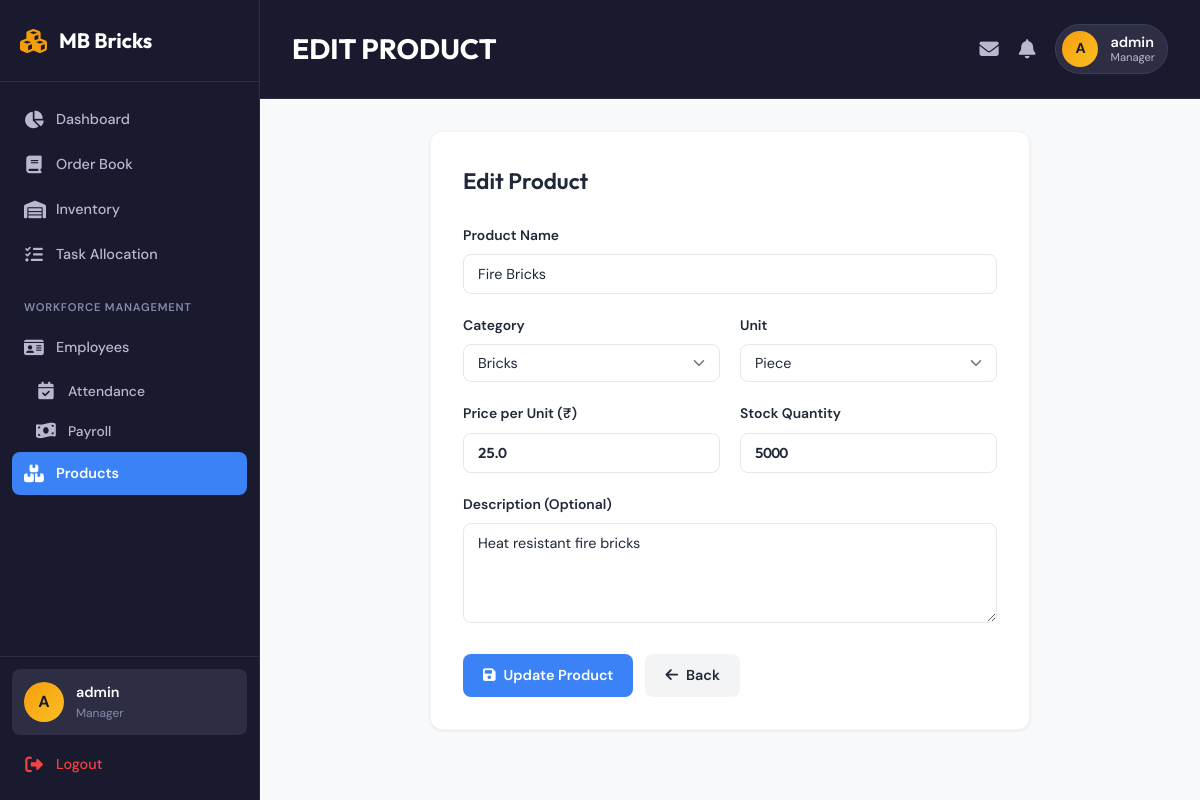
The app's page /products/edit/5 (signed in) with its own data.
### tables this page shows
CREATE TABLE products (
            id INTEGER PRIMARY KEY AUTOINCREMENT,
            name TEXT NOT NULL,
            category TEXT NOT NULL,
            price_per_unit REAL NOT NULL,
            unit TEXT DEFAULT 'piece',
            stock_quantity INTEGER DEFAULT 0,
            description TEXT,
            created_at TIMESTAMP DEFAULT CURRENT_TIMESTAMP
        );

### app.py (the view, shortened to what this page needs)
@app.route('/products/edit/<int:id>', methods=['GET', 'POST'])
@login_required
@role_required('Manager')
def edit_product(id):
    db = get_db()
    product = db.execute('SELECT * FROM products WHERE id = ?', (id,)).fetchone()
    if not product:
        flash('Product not found', 'danger')
        return redirect(url_for('products'))
    return render_template('product_form.html', product=product)

### app.py (called while the page is built)
def login_required(f):
    @wraps(f)
    def decorated_function(*args, **kwargs):
        if 'user_id' not in session:
            flash('Please login to access this page.', 'warning')
            return redirect(url_for('login'))
        return f(*args, **kwargs)
    return decorated_function

def role_required(*roles):
    def decorator(f):
        @wraps(f)
        def decorated_function(*args, **kwargs):
            if 'user_role' not in session:
                flash('Please login to access this page.', 'warning')
                return redirect(url_for('login'))
            if session['user_role'] not in roles:
                flash('You do not have permission to access this page.', 'danger')
                return redirect(url_for('dashboard'))
            return f(*args, **kwargs)
        return decorated_function
    return decorator

def convert_datetime(val):
    return datetime.fromisoformat(val.decode())

def get_db():
    if 'db' not in g:
        g.db = sqlite3.connect(DATABASE, detect_types=sqlite3.PARSE_DECLTYPES | sqlite3.PARSE_COLNAMES)
        g.db.row_factory = sqlite3.Row
    return g.db

### templates/product_form.html (shortened to what this page needs)
{% extends 'base.html' %}
{% block header %}{% if product %}EDIT PRODUCT{% else %}ADD PRODUCT{% endif %}{% endblock %}
{% block content %}
<div class="form-card">
    <h2>{% if product %}Edit Product{% else %}Add New Product{% endif %}</h2>
    <form method="POST">
        <div class="form-group">
            <label for="name">Product Name</label>
            <input type="text" id="name" name="name" class="form-control"
                   value="{{ product.name if product else '' }}" required
                   placeholder="Enter product name">
        </div>
        <div class="form-row">
            <div class="form-group">
                <label for="category">Category</label>
                <select id="category" name="category" class="form-control" required>
                    <option value="Bricks" {% if product and product.category == 'Bricks' %}selected{% endif %}>Bricks</option>
                </select>
            </div>
            <div class="form-group">
                <label for="unit">Unit</label>
                <select id="unit" name="unit" class="form-control" required>
                    <option value="piece" {% if product and product.unit == 'piece' %}selected{% endif %}>Piece</option>
                </select>
            </div>
        </div>
        <div class="form-row">
            <div class="form-group">
                <label for="price">Price per Unit (₹)</label>
                <input type="number" id="price" name="price" class="form-control" step="0.01" min="0"
                       value="{{ product.price_per_unit if product else '' }}" required
                       placeholder="0.00">
            </div>
            <div class="form-group">
                <label for="stock">Stock Quantity</label>
                <input type="number" id="stock" name="stock" class="form-control" min="0"
                       value="{{ product.stock_quantity if product else 0 }}" required
                       placeholder="0">
            </div>
        </div>
        <div class="form-group">
            <label for="description">Description (Optional)</label>
            <textarea id="description" name="description" class="form-control"
                      placeholder="Enter product description">{{ product.description if product else '' }}</textarea>
        </div>
        <div class="d-flex gap-1 mt-2">
            <button type="submit" class="btn btn-primary">
                <i class="fas fa-save"></i> {% if product %}Update{% else %}Add{% endif %} Product
            </button>
            <a href="{{ url_for('products') }}" class="btn btn-secondary">
                <i class="fas fa-arrow-left"></i> Back
            </a>
        </div>
    </form>
</div>
{% endblock %}

### static/css/style.css (style rules this page uses)
:root { --primary: #3b82f6; --primary-dark: #2563eb; --primary-light: #60a5fa; --primary-subtle: #dbeafe; --bg-primary: #f8f9fb; --bg-secondary: #f3f4f6; --bg-white: #ffffff; --bg-card: #ffffff; --bg-hover: #f9fafb; --bg-sidebar: #ffffff; --text-primary: #1f2937; --text-secondary: #6b7280; --text-tertiary: #9ca3af; --text-light: #d1d5db; --border-light: #f3f4f6; --border-medium: #e5e7eb; --border-dark: #d1d5db; --success: #10b981; --success-bg: #d1fae5; --success-text: #065f46; --warning: #f59e0b; --warning-bg: #fef3c7; --warning-text: #92400e; --danger: #ef4444; --danger-bg: #fee2e2; --danger-text: #991b1b; --info: #3b82f6; --info-bg: #dbeafe; --info-text: #1e40af; --shadow-xs: 0 1px 2px rgba(0, 0, 0, 0.05); --shadow-sm: 0 1px 3px rgba(0, 0, 0, 0.08); --shadow-md: 0 4px 6px -1px rgba(0, 0, 0, 0.08); --shadow-lg: 0 10px 15px -3px rgba(0, 0, 0, 0.08); --shadow-xl: 0 20px 25px -5px rgba(0, 0, 0, 0.08); --radius-sm: 6px; --radius: 8px; --radius-md: 10px; --radius-lg: 12px; --radius-xl: 16px; --radius-full: 9999px; --space-xs: 4px; --space-sm: 8px; --space-md: 16px; --space-lg: 24px; --space-xl: 32px; }
* { margin: 0; padding: 0; box-sizing: border-box; }
body { font-family: 'DM Sans', -apple-system, BlinkMacSystemFont, 'Segoe UI', sans-serif; background: var(--bg-primary); color: var(--text-primary); line-height: 1.6; font-size: 15px; overflow-x: hidden; -webkit-font-smoothing: antialiased; -moz-osx-font-smoothing: grayscale; }
h1, h2, h3, h4, h5, h6 { font-family: 'Outfit', sans-serif; font-weight: 600; }
.currency, .stat-value, input[type="number"], td.currency { font-family: 'Outfit', monospace; font-weight: 600; letter-spacing: -0.3px; font-feature-settings: 'tnum'; font-variant-numeric: tabular-nums; }
.btn { display: inline-flex; align-items: center; justify-content: center; gap: 8px; padding: 10px 20px; border: none; border-radius: var(--radius); font-size: 0.9rem; font-weight: 600; cursor: pointer; transition: all 0.2s ease; text-decoration: none; font-family: 'DM Sans', sans-serif; }
.btn-primary { background: var(--primary); color: white; }
.btn-secondary { background: var(--bg-secondary); color: var(--text-primary); }
.form-group { margin-bottom: 20px; }
.form-group label { display: block; margin-bottom: 8px; font-weight: 600; color: var(--text-primary); font-size: 0.87rem; }
.form-control { width: 100%; padding: 10px 14px; border: 1.5px solid var(--border-medium); border-radius: var(--radius); font-size: 0.9rem; transition: all 0.2s ease; background: var(--bg-white); color: var(--text-primary); font-family: 'DM Sans', sans-serif; }
select.form-control { cursor: pointer; appearance: none; background-repeat: no-repeat; background-position: right 12px center; background-size: 16px 12px; padding-right: 40px; }
textarea.form-control { min-height: 100px; resize: vertical; }
.form-row { display: grid; grid-template-columns: repeat(auto-fit, minmax(250px, 1fr)); gap: 20px; }
.mt-2 { margin-top: 24px; }
.d-flex { display: flex; }
.gap-1 { gap: 12px; }
.form-card { max-width: 600px; margin: 0 auto; background: var(--bg-card); border: 1px solid var(--border-light); border-radius: var(--radius-lg); padding: 32px; box-shadow: var(--shadow-sm); }
.form-card h2 { margin-bottom: 24px; font-size: 1.4rem; color: var(--text-primary); }

### records on screen
products: name "Fire Bricks", category "Bricks", unit "Piece", price "25.0", stock "5000", description "Heat resistant fire bricks"

### other values on screen
{{ session.get('username', 'U')[0]|upper }} "A"
{{ session.get('username', 'User') }} "admin"
{{ session.get('user_role', 'Guest') }} "Manager"
